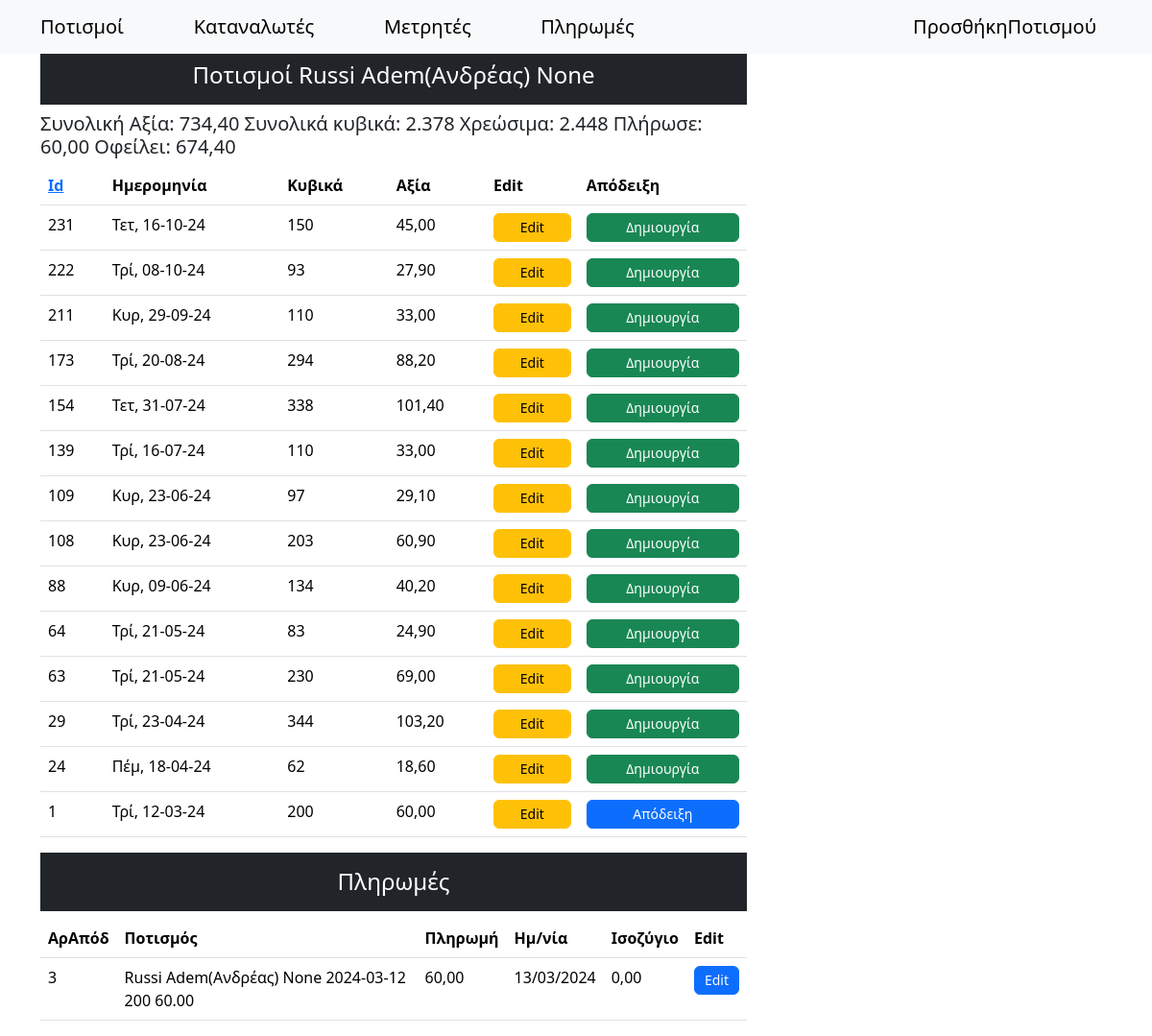
The page /customerIrrigations/1/ on the database as committed earlier.
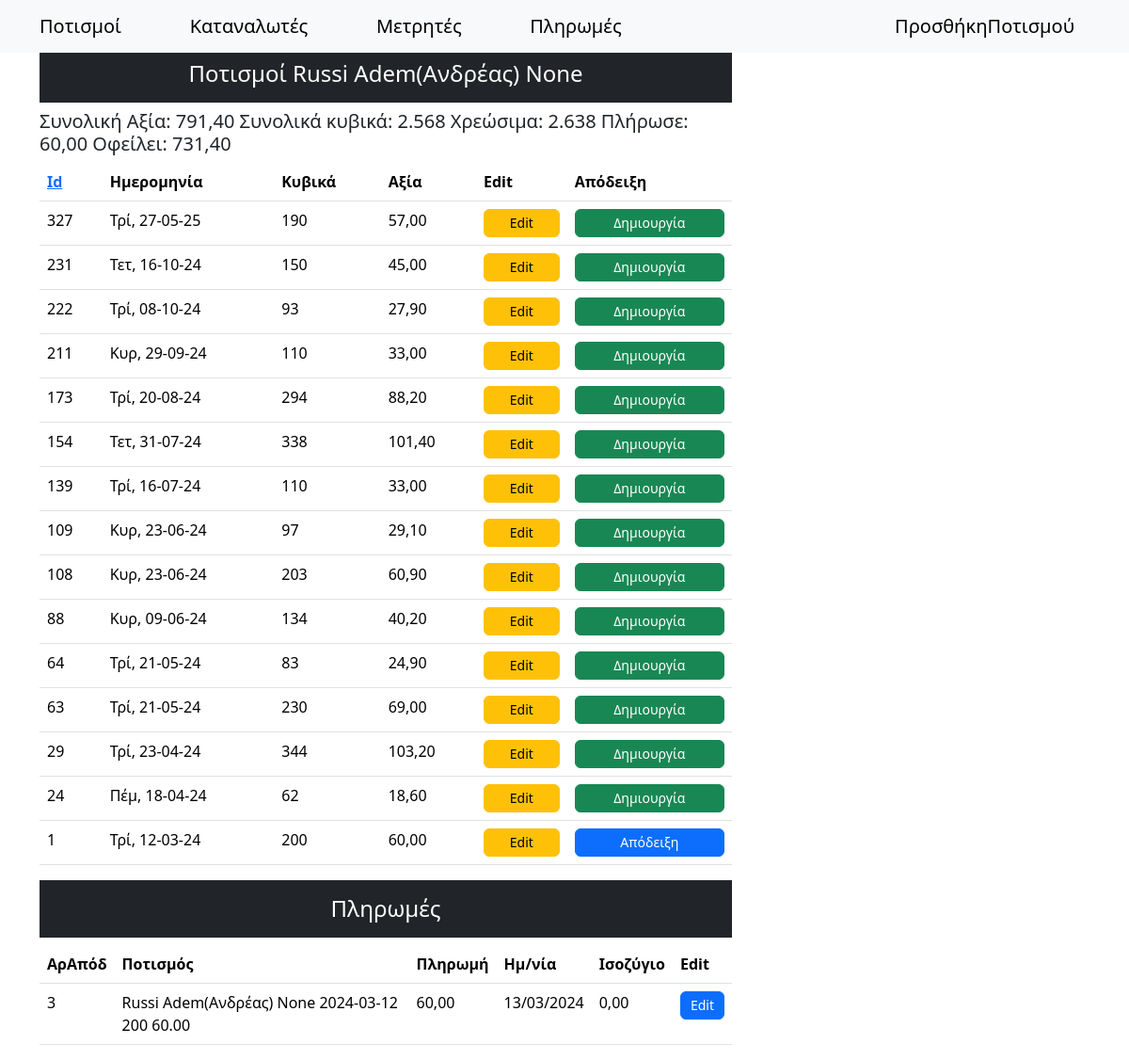
The same page on the database as committed later.
### synet/models.py (models this page shows, shortened)
class WaterCons(models.Model):
    serialNumber = models.IntegerField(null=True, blank=True)
    date = models.DateField()
    counter = models.ForeignKey(Counters, on_delete=models.SET_NULL, null=True)
    customer = models.ForeignKey(Persons, on_delete=models.SET_NULL, null=True)
    finalIndication = models.IntegerField()
    initialIndication = models.IntegerField()
    intermediateIndication = models.IntegerField(null=True, blank=True)
    cubicMeters = models.IntegerField(null=True, blank=True)
    billableCubicMeters = models.IntegerField(null=True, blank=True)
    hydronomistsCubicMeters = models.DecimalField(max_digits=10, decimal_places=2, null=True, blank=True)
    costPerMeter = models.DecimalField(max_digits=10, decimal_places=2, null=True, blank=True, default=0.30)
    cost = models.DecimalField(max_digits=10, decimal_places=2, null=True, blank=True)
    hydronomistsRight = models.DecimalField(max_digits=10, decimal_places=2, null=True, blank=True)
    viberMsg = models.CharField(max_length=200, null=True, blank=True)
    notes = models.TextField( null=True,blank=True)
    field = models.ForeignKey(Fields, on_delete=models.SET_NULL, null=True, blank=True)
    receipt = models.ForeignKey("Paids", on_delete=models.SET_NULL, null=True, blank=True, related_name="watercons_receipts") # idΑπόδειξης (paids_id)
    def __str__(self):
        return f"{self.customer} {self.date} {self.billableCubicMeters} {self.cost}".strip()  # Αφαιρεί επιπλέον κενά

class Paids(models.Model):
    irrigation = models.ForeignKey(WaterCons, on_delete=models.SET_NULL, null=True, blank=True, related_name="paid_irrigations")
    customer = models.ForeignKey(Persons, on_delete=models.SET_NULL, null=True)
    cost = models.DecimalField(max_digits=10, decimal_places=2, null=True, blank=True)
    receiptNumber = models.IntegerField(null=True, blank=True, unique=True)
    paid = models.DecimalField(max_digits=10, decimal_places=2, null=True, blank=True)
    paymentDate = models.DateField(null=True, blank=True)
    receiver = models.ForeignKey(Receivers, on_delete=models.SET_NULL, null=True, blank=True)
    balance = models.DecimalField(max_digits=10, decimal_places=2, null=True, blank=True)

class Persons(models.Model):
    surname = models.CharField(max_length=100)
    name = models.CharField(max_length=100, null=True, blank=True)
    fathersName = models.CharField(max_length=100, null=True, blank=True)
    afm = models.CharField(max_length=9, null=True, blank=True, unique=True)
    phone = models.CharField(max_length=10, null=True, blank=True)
    member = models.BooleanField(default=True)  # Είναι μέλος του συνεταιρισμού
    payAsMember = models.BooleanField(default=True)  # Πληρώνει σαν μέλος του συνεταιρισμού
    isActive = models.BooleanField(default=False)  # Είναι ενεργός στον πολιτισμό
    aa = models.IntegerField(null=True, blank=True, unique=True)  # Αύξων αριθμός απόφασης ΔΣ 7/10/2000
    placeOfResidence = models.CharField(max_length=20, null=True, blank=True) # Τόπος διαμονής
    notes = models.CharField(max_length=100, null=True, blank=True)
    class Meta:
        unique_together = ('surname', 'name', 'fathersName')
        ordering = ['surname', 'name', 'fathersName']
    def __str__(self):
        return f"{self.surname} {self.name} {self.fathersName}".strip()  # Αφαιρεί επιπλέον κενά
    @classmethod
    def customers(cls):
        return cls.objects.filter(isActive=True)

### synet/views.py (the view)
# urls.py: path('customerIrrigations/<int:customer_id>/', views.customerIrrigations, name="customerIrrigations"),
def customerIrrigations(request, customer_id):
    sort_by = request.GET.get('sort', '-id')
    order = request.GET.get('order', 'asc')
    if order == 'desc':
        sort_by = f'-{sort_by}'  # Προσθέτει "-" για φθίνουσα ταξινόμηση
    data = WaterCons.objects.all().filter(customer_id=customer_id).order_by(sort_by)
    customerPaids = Paids.objects.all().filter(customer=customer_id).order_by(sort_by)
    customer = Persons.customers().filter(id=customer_id).first()
    total_cost = WaterCons.objects.filter(customer_id=customer_id).aggregate(Sum('cost'))['cost__sum']
    total_cubic = WaterCons.objects.filter(customer_id=customer_id).aggregate(Sum('cubicMeters'))['cubicMeters__sum']
    total_billable = WaterCons.objects.filter(customer_id=customer_id).aggregate(Sum('billableCubicMeters'))['billableCubicMeters__sum']
    total_paid = Paids.objects.filter(customer=customer_id).aggregate(Sum('paid'))['paid__sum']
    debt = total_cost - total_paid
    context = {
        'data': data,
        'order': 'asc' if order == 'desc' else 'desc',
        'customer': customer,
        'total_cost': total_cost,
        'total_cubic': total_cubic,
        'total_billable': total_billable,
        'customerPaids': customerPaids,
        'total_paid': total_paid,
        'debt': debt,
        }
    return render(request, 'customerIrrigations.html', context)

### templates/customerIrrigations.html (shortened to what this page needs)
{% extends "main.html" %}
{% load humanize %}
{% block content %}
<div class="container mt-5">
    <div class="row">
        <div class="col-md-8">
          <h4 class="text-center text-white bg-dark p-3 sticky-top">Ποτισμοί {{customer}}</h4>
          <h5>
            Συνολική Αξία: {{ total_cost|floatformat:2|intcomma }}
            Συνολικά κυβικά: {{total_cubic|intcomma}}
            Χρεώσιμα: {{total_billable|intcomma}}
            Πλήρωσε: {{ total_paid|floatformat:2|intcomma }}
            Οφείλει: {{ debt|floatformat:2|intcomma }}
          </h5>
          <table class="table">
              <thead>
                 <tr>
                    <th scope="col"><a href="?sort=id&order={{ order }}">Id</a></th>
                    <th scope="col">Ημερομηνία</th>
                    <th scope="col">Κυβικά</th>
                    <th scope="col">Αξία</th>
                    <th scope="col">Edit</th>
                    <th scope="col">Απόδειξη</th>
                  </tr>
                </thead>
                <tbody>
                    {% for d in data %}
                  <tr>
                    <td scope="row">{{d.id}}</td>
                    <td>{{ d.date|date:"D, d-m-y" }}</td>
                    <td>{{d.billableCubicMeters}}</td>
                    <td>{{d.cost}}</td>
                    <td><a type="button" href="/update-irrigation/{{d.id}}" class="btn btn-warning">Edit</a></td>
                    {% if d.receipt %}
                      <td><a href="{% url 'paids_update' d.receipt.id %}" class="btn btn-primary">Απόδειξη</a></td>
                    {% else %}
                      <td><a href="{% url 'create_payment' d.id %}" class="btn btn-success">Δημιουργία</a></td>
                    {% endif %}
                  </tr>
                  {% endfor %}
                </tbody>
              </table>
            <h4 class="text-center text-white bg-dark p-3">Πληρωμές</h4>
            <table class="table">
                <thead>
                  <tr>
                    <th scope="col">ΑρΑπόδ</th>
                    <th scope="col">Ποτισμός</th>
                    <th scope="col">Πληρωμή</th>
                    <th scope="col">Ημ/νία</th>
                    <th scope="col">Ισοζύγιο</th>
                    <th scope="col">Edit</th>
                  </tr>
                </thead>
                <tbody>
                  {% for d in customerPaids %}
                    <tr>
                      <td>{{d.receiptNumber}}</td>
                      <td>{{d.irrigation}}</td>
                      <td>{{d.paid}}</td>
                      <td>{{d.paymentDate}}</td>
                      <td>{{d.balance}}</td>
                      {% if d.balance == 0 %}
                        <td><a type="button" href="/paids/update/{{d.id}}" class="btn btn-primary">Edit</a></td>
                      {% elif d.balance > 0 %}
                        <td><a type="button" href="/paids/update/{{d.id}}" class="btn btn-success">Edit</a></td>
                      {% elif d.balance < 0 %}
                        <td><a type="button" href="/paids/update/{{d.id}}" class="btn btn-danger">Edit</a></td>
                      {% else %}
                        <td><a type="button" href="/paids/update/{{d.id}}" class="btn btn-warning">Edit</a></td>
                      {% endif %}
                    </tr>
                  {% endfor %}
                </tbody>
              </table>
        </div>
    </div>
</div>
{% endblock content %}

Rows that differ between the two databases and show on the page:
added WaterCons: id "327", date "Τρί, 27-05-25", billableCubicMeters "190", cost "57,00", shows "Δημιουργία"
Other text that changed with them:
{{ total_cost|floatformat:2|intcomma }}: "734,40" → "791,40"
{{ total_cubic|intcomma }}: "2.378" → "2.568"
{{ total_billable|intcomma }}: "2.448" → "2.638"
{{ debt|floatformat:2|intcomma }}: "674,40" → "731,40"
